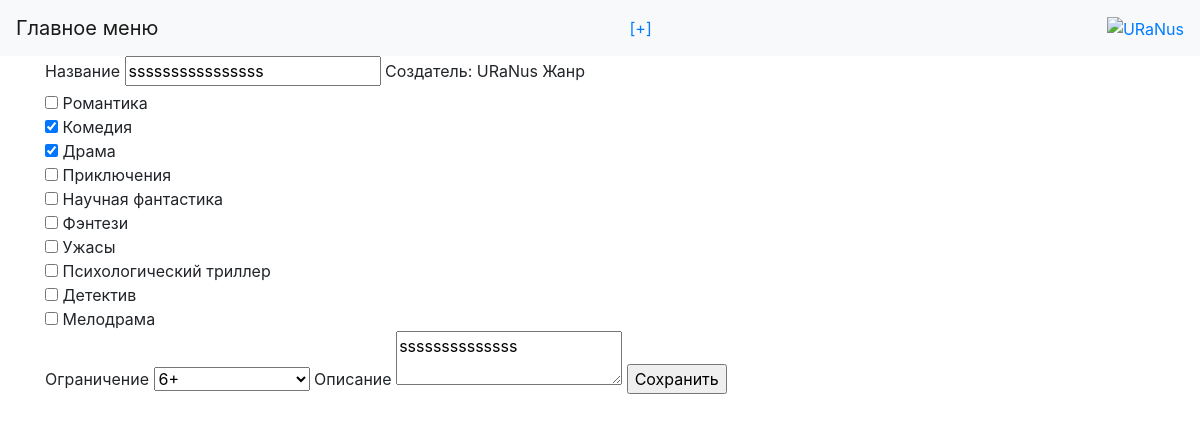
The page /edit_novel/14 (signed in) on the database its author committed.
### data/novels.py (models this page shows)
class Novel(SqlAlchemyBase):
    __tablename__ = 'novels'
    id = sqlalchemy.Column(sqlalchemy.Integer, primary_key=True, autoincrement=True)
    name = sqlalchemy.Column(sqlalchemy.String)
    description = sqlalchemy.Column(sqlalchemy.String)
    creation_date = sqlalchemy.Column(sqlalchemy.Date, default=datetime.date.today)
    archive_url = sqlalchemy.Column(sqlalchemy.String)
    user_id = sqlalchemy.Column(sqlalchemy.Integer, sqlalchemy.ForeignKey("users.id"))
    user = orm.relationship('User')
    age_limit_id = sqlalchemy.Column(sqlalchemy.Integer, sqlalchemy.ForeignKey("age_limits.id"))
    age_limit = orm.relationship('AgeLimit')
    novels_genres = orm.relationship('NovelGenre', back_populates='novel')

### data/users.py (models this page shows, shortened)
class User(SqlAlchemyBase):
    __tablename__ = 'users'
    id = sqlalchemy.Column(sqlalchemy.Integer, primary_key=True, autoincrement=True)
    username = sqlalchemy.Column(sqlalchemy.String)
    email = sqlalchemy.Column(sqlalchemy.String, unique=True)
    hashed_password = sqlalchemy.Column(sqlalchemy.String)
    avatar = sqlalchemy.Column(sqlalchemy.String)
    birth_date = sqlalchemy.Column(sqlalchemy.Date)
    modified_date = sqlalchemy.Column(sqlalchemy.DateTime, default=datetime.datetime.now)
    novels = orm.relationship('Novel', back_populates='user')

### data/genres.py (models this page shows)
class Genre(SqlAlchemyBase):
    __tablename__ = "genres"
    id = sqlalchemy.Column(sqlalchemy.Integer, primary_key=True, autoincrement=True)
    name = sqlalchemy.Column(sqlalchemy.String)
    description = sqlalchemy.Column(sqlalchemy.String)
    novels_genres = orm.relationship('NovelGenre', back_populates='genre')

### main.py (the view, shortened to what this page needs)
@app.route('/edit_novel/<int:id_novel>', methods=['GET', 'POST'])
def edit_novel(id_novel):
    if 'user_id' not in session:
        return redirect('/login')
    db_sess = db_session.create_session()
    user = db_sess.query(User).filter_by(id=session['user_id']).first()
    novel = db_sess.query(Novel).filter_by(id=id_novel).first()
    if user.id != novel.user_id:
        return redirect('/')
    age_limit = db_sess.query(AgeLimit).all()
    all_genre = db_sess.query(Genre).all()
    novel_genres = db_sess.query(NovelGenre).filter_by(novel_id=novel.id).all()
    form = EditNovel(obj=novel)
    form.age_limit.choices = [(al.id, al.name) for al in age_limit]
    form.genre.choices = [(g.id, g.name) for g in all_genre]
    if request.method == 'GET':
        form.age_limit.data = novel.age_limit_id
        form.genre.data = [g.genre_id for g in novel_genres]
        form.desc.data = novel.description
    return render_template('edit_novel.html', title='Редактирование новеллы', form=form,
                           user=user, username=user.username, nusername=novel.user.username)

### forms/edit_novel.py
class EditNovel(FlaskForm):
    name = StringField('Название')
    genre = SelectMultipleField('Жанр', coerce=int, option_widget=CheckboxInput(), widget=ListWidget(prefix_label=False))
    age_limit = SelectField('Ограничение', coerce=int)
    desc = TextAreaField('Описание')
    submit = SubmitField('Сохранить')

### data/db_session.py (called while the page is built)
def create_session() -> Session:
    global __factory
    return __factory()

### templates/edit_novel.html (shortened to what this page needs)
{% extends "base.html" %}
{% block content %}
    <form action="" method="post">
        {{form.name.label}}
        {{form.name(type="text")}}
        <label>Создатель: {{nusername}}</label>
        {{form.genre.label}}
        {% for gen in form.genre %}
            <div> {{gen()}} {{gen.label.text}}</div>
        {% endfor %}
        {{form.age_limit.label}}
        {{form.age_limit()}}
        {{form.desc.label}}
        {{form.desc()}}
        {{form.submit(type="submit")}}
    </form>
{% endblock %}

### rows shown on the page
Novel: name "ssssssssssssssss", age_limit "6+"
User: username "URaNus"
Genre: label.text "Романтика"
Genre: label.text "Комедия"
Genre: label.text "Драма"
Genre: label.text "Приключения"
Genre: label.text "Научная фантастика"
Genre: label.text "Фэнтези"
Genre: label.text "Ужасы"
Genre: label.text "Психологический триллер"
Genre: label.text "Детектив"
Genre: label.text "Мелодрама"
